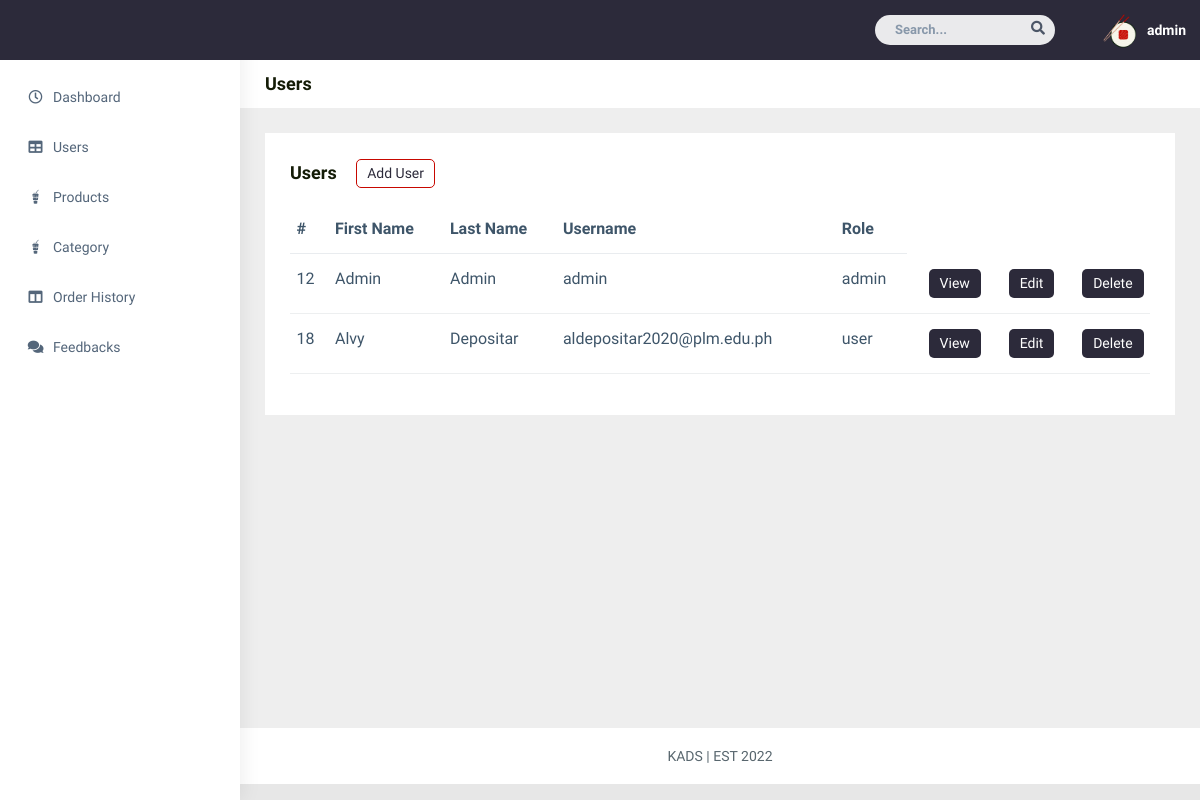
The app's page /admin/users.php (signed in) with its own data.
### tables this page shows
CREATE TABLE `info_accts` (
  `id` int(11) NOT NULL,
  `firstname` varchar(255) DEFAULT NULL,
  `lastname` varchar(255) DEFAULT NULL,
  `birthday` date DEFAULT NULL,
  `username` varchar(255) DEFAULT NULL,
  `phone` varchar(255) DEFAULT NULL,
  `password` varchar(255) DEFAULT NULL,
  `role` int(11) DEFAULT NULL,
  `house` varchar(255) DEFAULT NULL,
  `city` varchar(255) DEFAULT NULL,
  `province` varchar(255) DEFAULT NULL,
  `zip` int(11) DEFAULT NULL
);

### admin/users.php (the view, shortened to what this page needs)
<?php
require "../conn.php";
    if (!isset($_SESSION['loggedin']) && !isset($_SESSION['role'])){
        header("location: ../login.php");
        exit;
    } else if (isset($_SESSION['loggedin']) && $_SESSION['loggedin'] === true && $_SESSION['role'] === 2) {
        header("location: ../userprofile.php");
        exit;
    } else {
    $username = $_SESSION['username'];
    $query="SELECT * FROM info_accts";
    $result=mysqli_query($conn,$query);
?>
<!DOCTYPE html>
<html dir="ltr" lang="en">
<head>
    <link href="../css/style.min.css" rel="stylesheet">
    <link href="../css/pagestyles.css" rel="stylesheet">
</head>
<body>
    <div id="main-wrapper" data-layout="vertical" data-navbarbg="skin5" data-sidebartype="full"
        data-sidebar-position="absolute" data-header-position="absolute" data-boxed-layout="full">
        <header class="topbar" data-navbarbg="skin5">
            <nav class="navbar top-navbar navbar-expand-md navbar-dark">
                <div class="navbar-collapse collapse" id="navbarSupportedContent" data-navbarbg="skin5">
                    <ul class="navbar-nav ms-auto d-flex align-items-center">
                        <li class=" in">
                            <form role="search" class="app-search d-none d-md-block me-3">
                                <input type="text" placeholder="Search..." class="form-control mt-0">
                                <a href="" class="active">
                                    <i class="fa fa-search"></i>
                                </a>
                            </form>
                        </li>
                        <li>
                            <a class="profile-pic" href="#">
                            <div class="dropdown">
                            <img src="../img/logo.png" alt="user-img" width="36"
                                class="img-circle"><span class="text-white font-medium"><?php echo $username ?></span></a>
                            </div>
                </div>
        <aside class="left-sidebar" data-sidebarbg="skin6">
            <div class="scroll-sidebar">
                <nav class="sidebar-nav">
                    <ul id="sidebarnav">
                        <li class="sidebar-item pt-2">
                            <a class="sidebar-link waves-effect waves-dark sidebar-link" href="dashboard.php"
                                aria-expanded="false">
                                <i class="far fa-clock" aria-hidden="true"></i>
                                <span class="hide-menu">Dashboard</span>
                            </a>
                        </li>
                        <li class="sidebar-item">
                            <a class="sidebar-link waves-effect waves-dark sidebar-link" href="users.php"
                                aria-expanded="false">
                                <i class="fa fa-table" aria-hidden="true"></i>
                                <span class="hide-menu">Users</span>
                            </a>
                        </li>
                        <li class="sidebar-item">
                            <a class="sidebar-link waves-effect waves-dark sidebar-link" href="products.php"
                                aria-expanded="false">
                                <i class="fab fa-gulp" aria-hidden="true"></i>
                                <span class="hide-menu">Products</span>
                            </a>
                        </li>
                        <li class="sidebar-item">
                            <a class="sidebar-link waves-effect waves-dark sidebar-link" href="category.php"
                                aria-expanded="false">
                                <i class="fab fa-gulp" aria-hidden="true"></i>
                                <span class="hide-menu">Category</span>
                            </a>
                        </li>
                        <li class="sidebar-item">
                            <a class="sidebar-link waves-effect waves-dark sidebar-link" href="order-history.php"
                                aria-expanded="false">
                                <i class="fa fa-columns" aria-hidden="true"></i>
                                <span class="hide-menu">Order History</span>
                            </a>
                        </li>
                        <li class="sidebar-item">
                            <a class="sidebar-link waves-effect waves-dark sidebar-link" href="feedbacks.php"
                                aria-expanded="false">
                                <i class="fa fa-comments" aria-hidden="true"></i>
                                <span class="hide-menu">Feedbacks</span>
                            </a>
                        </li>
                    </ul>
                </nav>
            </div>
        </aside>
        <div class="page-wrapper">
            <div class="page-breadcrumb bg-white">
                <div class="row align-items-center">
                    <div class="col-lg-3 col-md-4 col-sm-4 col-xs-12">
                    <h4 class="page-title">Users</h4>
                    </div>
                </div>
            </div>
            <div class="container-fluid">
                <div class="row">
                    <div class="col-sm-12">
                        <div class="white-box">
                            <h3 class="box-title">Users
                                <a href="add-user.php">
                                    <button class="btn btn-border">Add User</button>
                                </a>
                            </h3>
                            <div class="table-responsive">
                                <table class="table text-nowrap">
                                    <thead>
                                        <tr>
                                            <th class="border-top-0">#</th>
                                            <th class="border-top-0">First Name</th>
                                            <th class="border-top-0">Last Name</th>
                                            <th class="border-top-0">Username</th>
                                            <th class="border-top-0">Role</th>
                                        </tr>
                                    </thead>
                                    <tbody>
                                        <?php
                                            if(mysqli_num_rows($result) > 0) {
                                                while($row = mysqli_fetch_assoc($result)){
                                        ?>
                                        <tr>
                                            <td><?php echo $row['id'];?></td>
                                            <td><?php echo $row['firstname']; ?></td>
                                            <td><?php echo $row['lastname']; ?></td>
                                            <td><?php echo $row['username']; ?></td>
                                            <td><?php if ($row['role'] == 1){
                                                        echo "admin";
                                                    }else if ($row['role'] == 2) {
                                                        echo "user";
                                                    } ?>
                                            </td>
                                            <td class="col-1">
                                            <a class="btn btn-solid" href="view-user.php?id=<?php echo $row['id']; ?>">View</a>
                                            </td>
                                            <td class="col-1">
                                            <a class="btn btn-solid" href="edit-user.php?edit=<?php echo $row['id']; ?>">Edit</a>
                                            </td>
                                            <td class="col-1">
                                            <a class="btn btn-solid" href="delete-user.php?id=<?php echo $row['id']; ?>">Delete</a>
                                            </td>
                                        </tr>
                                        <?php
                                                }
                                            }
                                        ?>
                                    </tbody>
                                </table>
                            </div>
                        </div>
                    </div>
                </div>
            </div>
            <footer class="footer text-center">
            KADS | EST 2022
            </footer>
        </div>
</body>
</html>
<?php
   }
?>

### css/pagestyles.css (style rules this page uses)
body { font: 14px sans-serif; background-color: #e7e7e7; color: #141C07; }
.btn-border { background-color: #fff; color: #2C2A3A; border: 1px solid #C70800; border-radius: 5px; padding: 3px 10px; margin-left: 15px; }
.btn-solid { background-color: #2C2A3A; color: #fff; border-radius: 5px; padding: 3px 10px; margin-left: 15px; }

### admin/users.php (style rules this page uses)
* { font-family: "Readex Pro"; }
.dropdown { position: relative; display: inline-block; }

### records on screen
info_accts: id "12", firstname "Admin", lastname "Admin", username "admin", role "admin"
info_accts: id "18", firstname "Alvy", lastname "Depositar", username "aldepositar2020@plm.edu.ph", role "user"

### other values on screen
$username "admin"
